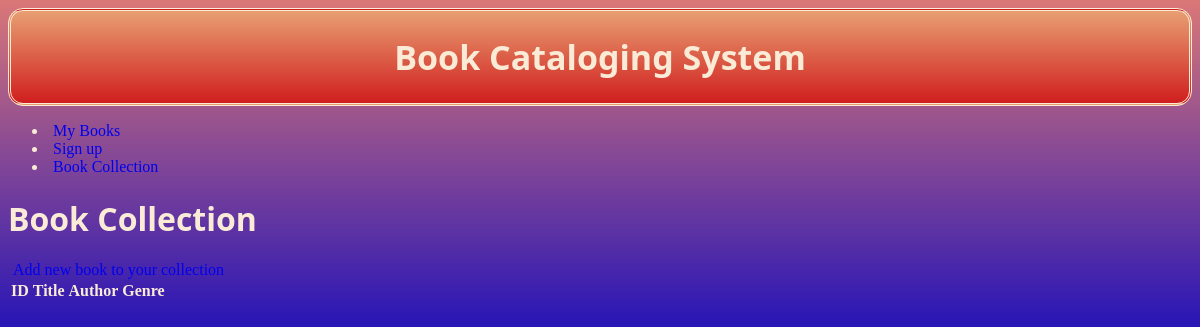
/servers/index.php, run on an earlier commit of the app's database.
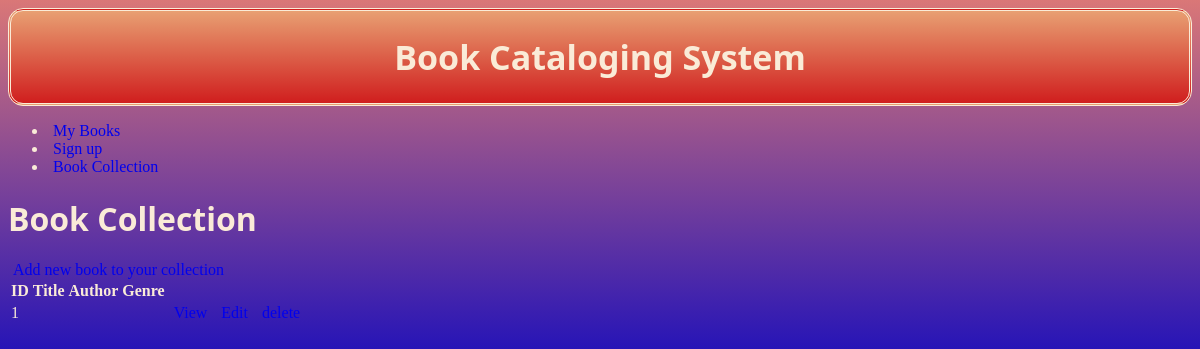
And on a later commit of the database.
### tables this page shows
CREATE TABLE IF NOT EXISTS `books` (
    `id` int(8) NOT NULL AUTO_INCREMENT,
    `title` varchar(255) NOT NULL,
    `author` varchar(255),
    `genre` varchar(255),
    `description` TEXT,
    PRIMARY KEY (`id`)
);

### servers/index.php (the view, shortened to what this page needs)
<!DOCTYPE html>
<html lang="en">
<head>
    <link rel="stylesheet" type="text/css" href="styles.css">
</head>
<body>
    <?php include("headerEm.php") ?>
    <?php
    $db = db_connect();
     ?>
    <?php
    $sql = "SELECT * FROM books ";
    $sql .= "ORDER BY title ASC";
    $result_set = mysqli_query($db, $sql);
    ?>
    <div id="content">
        <div class="subjects listing">
            <h1>Book Collection</h1>
            <div class="actions">
                <a class="action" href="newBook.php">Add new book to your collection</a>
            </div>
            <table class="list">
                <tr>
                    <th>ID</th>
                    <th>Title</th>
                    <th>Author</th>
                    <th>Genre</th>
                    <th>&nbsp</th>
                    <th>&nbsp</th>
                    <th>&nbsp</th>
                </tr>
                <?php while ($results = mysqli_fetch_assoc($result_set)) { ?>
                    <tr>
                        <td>
                            <?php echo $results['id']; ?>
                        </td>
                        <td>
                        </td>
                        <td>
                        </td>
                        <td>
                        </td>
                        <td><a class="action" href="<?php echo "show.php?id=" . $results['id']; ?>">View</a></td>
                        <td><a class="action" href="<?php echo "edit.php?id=" . $results['id']; ?>">Edit</a></td>
                        <td><a class="action" href=<?php echo "delete.php?id=" . $results['id']; ?>">delete</a></td>
                </tr>
                <?php } ?>
            </table>
            <br>
            <br>
</body>
</html>

### servers/headerEM.php (shortened to what this page needs)
<!doctype html>
<html lang="en">
<head>
        <link rel="stylesheet" media="all" href="<?php echo 'styles.css'; ?>" />
</head>
<body>
        <header>
                <h1>Book Cataloging System</h1>
        </header>
        <nav>
                <ul>
                        <li><a href="<?php echo 'books.php'; ?>">My Books</a></li>
                        <li><a href="<?php echo 'index.php'; ?>">Sign up</a></li>
                        <li><a href="<?php echo 'catalogue.php'; ?>">Book Collection</a></li>
                </ul>
        </nav>

### styles.css (style rules this page uses)
header { font-size: 17px; background-image: linear-gradient(#e89f72, #d01e1e); background-color: #cf8181; text-align: center; border-style: double; border-radius: 15px; width: auto; height: auto; padding-top: 0%; font-family: Impact, Haettenschweiler, 'Arial Narrow Bold', sans-serif; }
a { text-decoration: none; padding: 5px 5px 20px 5px; }
body { font-family: 'Times New Roman', Times, serif; background: linear-gradient(#da7777, #1d0fba); color: antiquewhite; }
h1 { font-family: 'Segoe UI', Tahoma, Geneva, Verdana, sans-serif; }

What changed in the data, as far as the page shows it:
added books: id "1"
